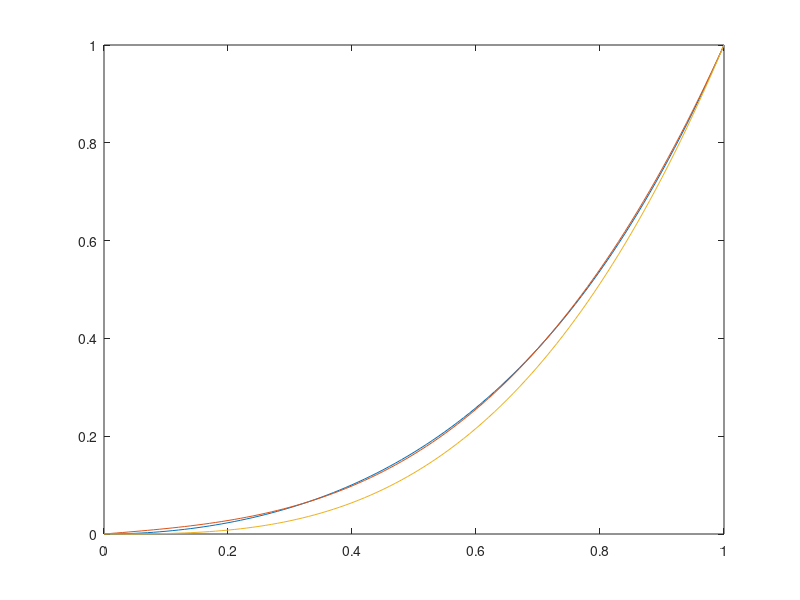
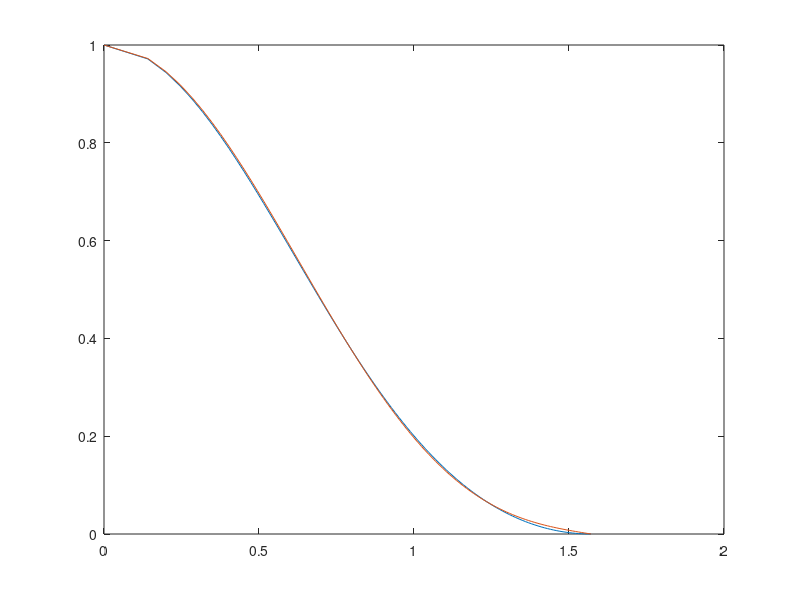
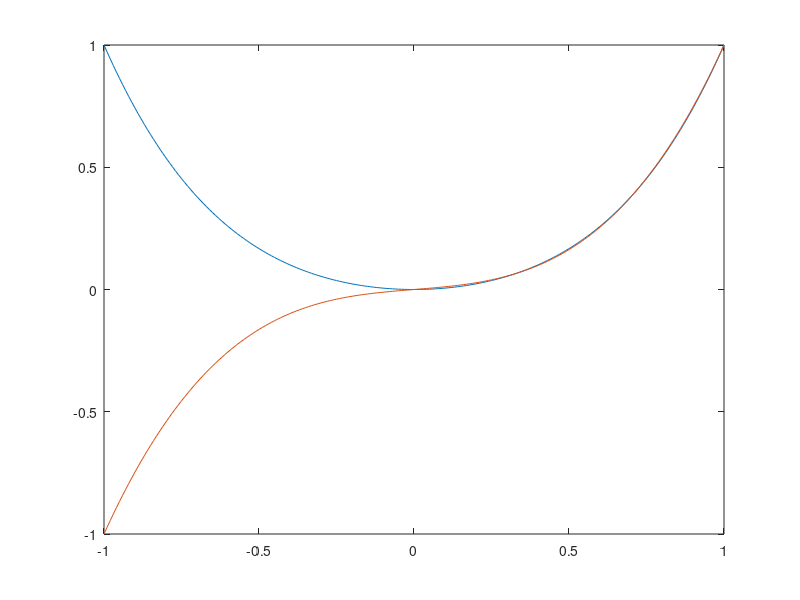
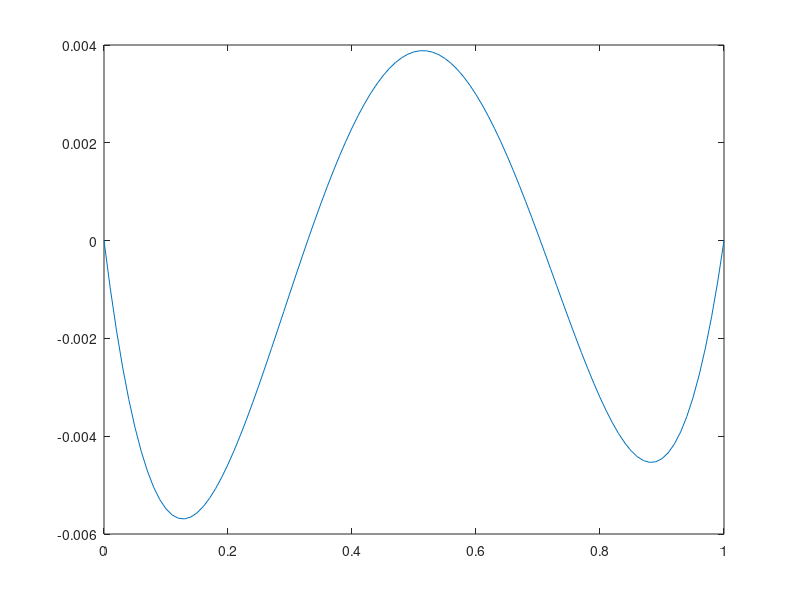

Reproduce these figures in MATLAB, in order.
% build odd polynomial that approximates an even polynomial, a sort of
% parity reverse of 'testQP.m'

n = 100;
dx = 1/n;
x = [0:dx:1]';
k = 4;
v = []; 
for i = k:-1:1
    v = [v x.^i];
end

% H and f matrices
H = v'*v*dx;
f=zeros(k,1);

% No inequality constraints
A = []
b = []

% Equality constraints
Aeq = zeros(2,k);
for i = 1:2:k
    Aeq(1,i) = 1;
end

for i =2:2:k,
    Aeq(2,i)=1;
end
beq = [1,-1];

%Find the minimum
alpha = quadprog(H,f,A,b,Aeq,beq)

%Report the L2 norm
mismatch=sqrt(alpha'*H*alpha)

alpha_even = alpha;
alpha_even(1:2:k)=0;
alpha_odd=alpha;
alpha_odd(2:2:k)=0;
alpha_mono=zeros(size(alpha));
alpha_mono(2)=1;

%Plot the polynomial
y_odd=v*alpha_odd;
y_even=-v*alpha_even;
y_mono=v*alpha_mono;

figure(1);
hold off;
plot(x,y_odd);
hold on;
plot(x,y_even);
hold on
plot(x,y_mono);


figure(10);
plot(x,y_odd-y_even);


%Plot vs angle
theta=acos(x);
figure(2);
hold off;
plot(theta,y_odd);
hold on;
plot(theta,y_even);

%Plot over extended range
x=[-1:dx:1]';
v=[];
for i=k:-1:1,
    v=[v x.^i];
end


y_odd=v*alpha_odd;
y_even=-v*alpha_even;

figure(3);
hold off;
plot(x,y_odd);
hold on;
plot(x,y_even);